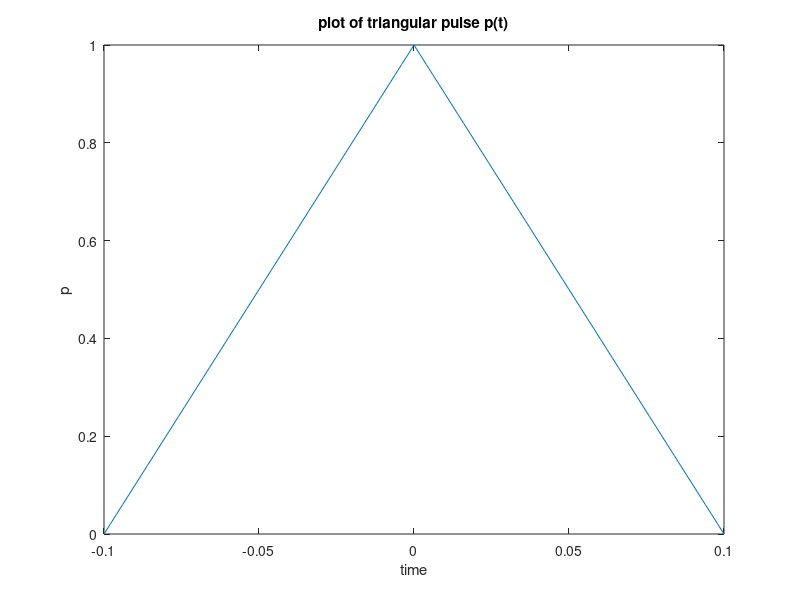
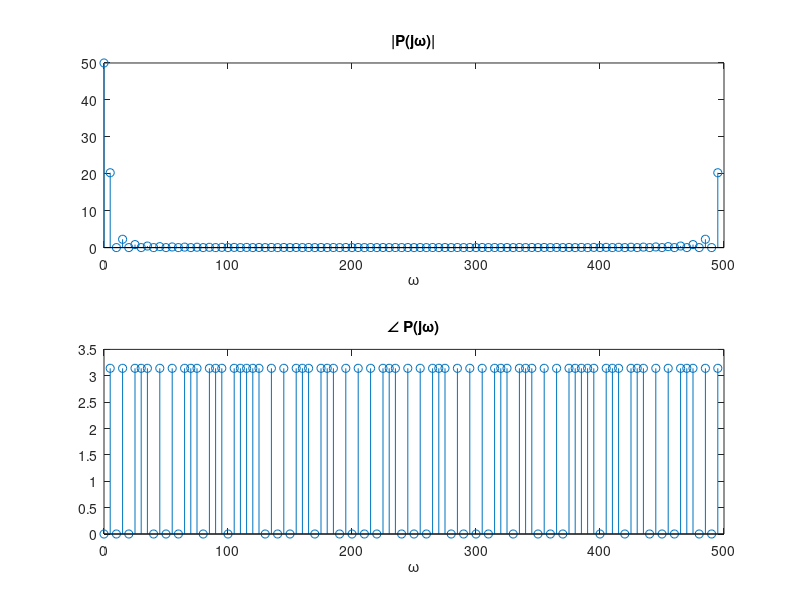
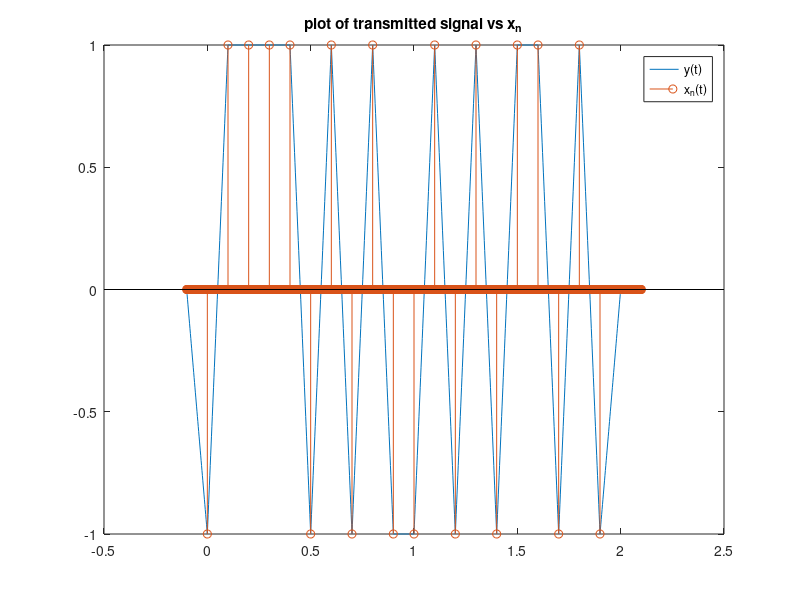
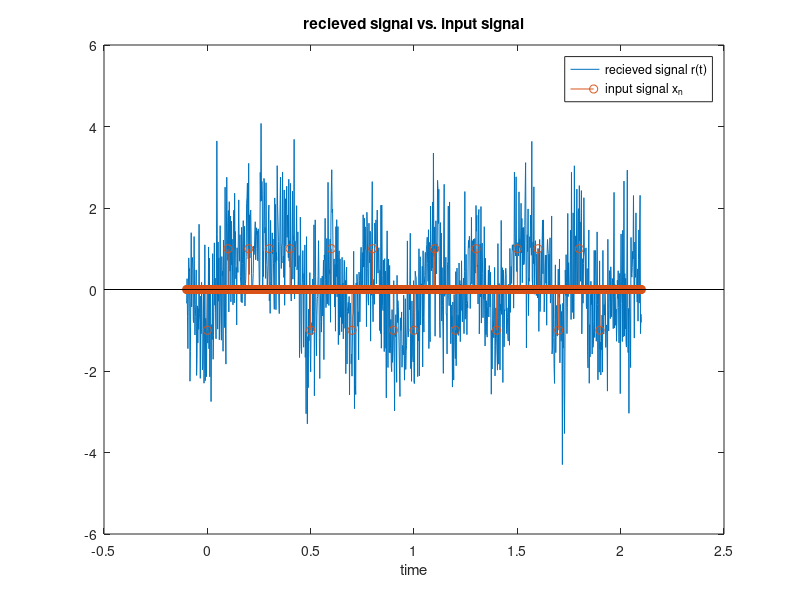

MATLAB code for these plots, in order:
clear, close all

% param
N = 20; % number of bits
Tp = 0.1; % half the pulse width
dt = Tp/50; % sampling frequency -- keep this constant
fb = 1/(Tp); % bit rate
dt_b = 1/fb; % bit period (how long between bits)
t = 0:dt:(dt_b*N); % time range -- not sure if this is right
sigma = 1; % noise parameter for part e

% upper limit is the number of bit periods times the number of bits

%% PART A -- need graphs, etc
t_pulse = -Tp:dt:Tp;
p = 1-abs(t_pulse./Tp);
% creates triangular pulse that is 2*Tp wide in time

% plot(t_pulse,p)

transform = fft((p(1:end-1)));
Fs = 1/dt;
f = Fs * (0:length(transform)-1)/length(transform);

% figure, stem(abs(transform))

% testing shifted vs unshifted
% x = [0:0.2:1 0.8:-0.2:0.2];
% X = fft(x); X_shift=fft(fftshift(x));
% figure,subplot(2,1,1)
% stem(angle(X))
% subplot(2,1,2), stem(angle(X_shift))
% 
% figure,subplot(2,1,1)
% stem(abs(X))
% subplot(2,1,2)
% stem(abs(X_shift))

%% PART C
bits = 2*((rand(1,N)<0.5)-0.5);

%% PART D

% Thomas
% How I think x should be generated: u take the bits defined in c, and put
% them into an array along with time. every Ts time, there will be one of
% the spikes corresponding to one in bits
% result is kinda same as urs evan, but maybe its more general? idk

% makes a time vector of appropriate length. I chose Ts arbitrarily
Ts = 1/fb;
tx = 0:dt:(N)*Ts;

% insert the message onto xn, put a spike every Ts seconds
xn = zeros(size(tx));
for i=0:N-1
    xn(abs(tx - i * Ts) < .0001) = bits(i+1);
end
% calculate the convolution
y_conv = conv(xn, p);

%% part E
% add noise as specified
nt = sigma*randn(1,length(y_conv));
rt = nt + y_conv;

%% part F

% make a new time axis, again, time is increased by Tp on both sides
tx_out = -Tp:dt:(N)*Ts + Tp;
xhat = zeros(size(rt));
xhat_matched = zeros(size(rt));

p_negt = flip(p);
zn = conv(rt, p_negt, "same");

% make the zero array then add the +1 or -1 as described in the doc
for i=0:N-1
    index = find(abs(tx_out - i* Ts) < .001);
    if rt(index) > 0
        xhat(index) = 1;
    else
        xhat(index) = -1;
    end

    if zn(index) > 0
        xhat_matched(index) = 1;
    else
        xhat_matched(index) = -1;
    end

end


%% Part g
% i
figure;
plot(t_pulse, p);
xlabel('time'),ylabel('p')
title('plot of triangular pulse p(t)')

% TODO plot fft and hand calculate fft
figure
subplot(2, 1, 1)
stem(f, abs(transform))
title('|P(j\omega)|')
xlabel('\omega')
subplot(2, 1, 2)
% correcting phase noise -- the imagionary values were extremely tiny but
% were still causing there to be nonzero phase when the phase should've
% actually been zero

true_phase = zeros(length(transform),1);

for i = 1:length(transform)
    if imag(transform(i)) < 1e-6
        true_phase(i) = angle(real(transform(i)));
    else
        true_phase(i) = angle(transform(i));
    end
end

stem(f,true_phase)
xlabel('\omega')
title('\angle P(j\omega)')
%%
% ii
figure;
plot(tx_out, y_conv)
hold on, stem(tx_out,[zeros(1, floor(length(p)/2)) xn zeros(1, floor(length(p)/2))])
title('plot of transmitted signal vs x_n')
legend('y(t)','x_n(t)')
hold off
% iii
figure;
plot(tx_out, rt);
% plot it against the original impulse message. append zeros. the
% convolution will increase size of axis by half of the size of triangle
% (Tp) on both sides, so add that on
hold on,stem(tx_out,[zeros(1, floor(length(p)/2)) xn zeros(1, floor(length(p)/2))])
title('recieved signal vs. input signal')
xlabel('time')
legend('recieved signal r(t)','input signal x_n')
hold off

% iv
figure, hold on
stem(tx, xhat(Tp/dt+1:end-Tp/dt)),stem(tx,xn)
legend('Signed-based reciever','input signal')
title('sent message and decoded message, signed-based reciever')
xlabel('time')
hold off

figure,hold on
stem(tx, xhat_matched(Tp/dt+1:end-Tp/dt)),stem(tx,xn)
legend('Matched filter reciever','input signal')
title('sent message and decoded message, matched filter reciever')
xlabel('time')
hold off

% v
% bit rate 
disp("Bit rate: " + fb)
disp("noise standard deviation (essentially 1): " + std(nt))

Py = sum(y_conv.^2 * dt);
Pn = sum(nt.^2 * dt);
disp("SNR: " + Py/Pn);

% error rate calculations
xn_sign = xhat(xhat ~= 0);
xn_matched = xhat_matched(xhat ~= 0);
error_rate_sign = sum(xn_sign ~= bits)/N;
error_rate_matched = sum(xn_matched ~= bits)/N;

disp("sign-based reciever error rate: " + error_rate_sign);
disp("matched filter error rate: " + error_rate_matched);

%% part 2
sigmarray = 0:.1:1;
snrs = zeros(size(sigmarray));
errorSign = zeros(size(sigmarray));
errorMatch = zeros(size(sigmarray));
for in = 1:length(sigmarray)
    thisig = sigmarray(in);

    bits = 2*((rand(1,N)<0.5)-0.5);
    Ts = 1/fb;
    tx = 0:dt:(N)*Ts;
    
    % insert the message onto xn, put a spike every Ts seconds
    xn = zeros(size(tx));
    for i=0:N-1
        xn(abs(tx - i * Ts) < .0001) = bits(i+1);
    end
    % calculate the convolution
    y_conv = conv(xn, p);
    
    nt = thisig*randn(1,length(y_conv));
    rt = nt + y_conv;
    
    tx_out = -Tp:dt:(N)*Ts + Tp;
    xhat = zeros(size(rt));
    xhat_matched = zeros(size(rt));
    
    p_negt = flip(p);
    zn = conv(rt, p_negt, "same");
    
    % make the zero array then add the +1 or -1 as described in the doc
    for i=0:N-1
        index = find(abs(tx_out - i* Ts) < .001);
        if rt(index) > 0
            xhat(index) = 1;
        else
            xhat(index) = -1;
        end
    
        if zn(index) > 0
            xhat_matched(index) = 1;
        else
            xhat_matched(index) = -1;
        end
    
    end
    Py = sum(y_conv.^2 * dt);
    Pn = sum(nt.^2 * dt);
    % disp("SNR: " + Py/Pn);
    
    snrs(in) = Py/Pn;
    if Pn == 0
        snrs(in) = 0;
    end
    xn_sign = xhat(xhat ~= 0);
    xn_matched = xhat_matched(xhat ~= 0);
    error_rate_sign = sum(xn_sign ~= bits)/N;
    error_rate_matched = sum(xn_matched ~= bits)/N;
end
figure;
hold on
plot(errorSign, snrs);
plot(errorMatch, snrs);